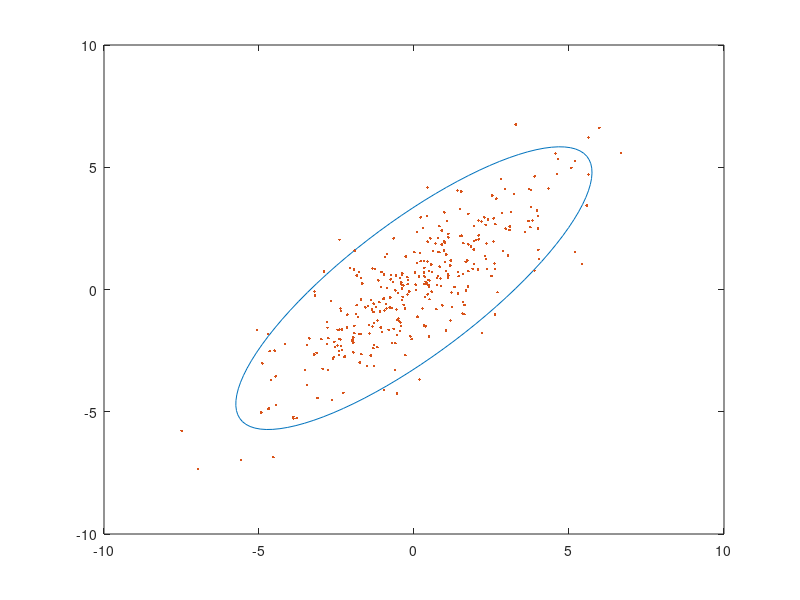

The MATLAB script that drew this image: (Note: this script raises an error after producing the figure.)
clear;
close all;

% Create some random data
s = [2 2];
x = randn(334,1);
y1 = normrnd(s(1).*x,1);
y2 = normrnd(s(2).*x,1);
data = [y1 y2];

% Calculate the eigenvectors and eigenvalues
covariance = cov(data);
[eigenvec, eigenval ] = eig(covariance);

% Get the index of the largest eigenvector
[largest_eigenvec_ind_c, r] = find(eigenval == max(max(eigenval)));
largest_eigenvec = eigenvec(:, largest_eigenvec_ind_c);

% Get the largest eigenvalue
largest_eigenval = max(max(eigenval));

% Get the smallest eigenvector and eigenvalue
if(largest_eigenvec_ind_c == 1)
    smallest_eigenval = max(eigenval(:,2))
    smallest_eigenvec = eigenvec(:,2);
else
    smallest_eigenval = max(eigenval(:,1))
    smallest_eigenvec = eigenvec(1,:);
end

% Calculate the angle between the x-axis and the largest eigenvector
angle = atan2(largest_eigenvec(2), largest_eigenvec(1));

% This angle is between -pi and pi.
% Let's shift it such that the angle is between 0 and 2pi
if(angle < 0)
    angle = angle + 2*pi;
end

% Get the coordinates of the data mean
avg = mean(data);

% Get the 95% confidence interval error ellipse
chisquare_val = 2.4477;
theta_grid = linspace(0,2*pi);
phi = angle;
X0=avg(1);
Y0=avg(2);
a=chisquare_val*sqrt(largest_eigenval);
b=chisquare_val*sqrt(smallest_eigenval);

% the ellipse in x and y coordinates 
ellipse_x_r  = a*cos( theta_grid );
ellipse_y_r  = b*sin( theta_grid );

%Define a rotation matrix
R = [ cos(phi) sin(phi); -sin(phi) cos(phi) ];

%let's rotate the ellipse to some angle phi
r_ellipse = [ellipse_x_r;ellipse_y_r]' * R;

% Draw the error ellipse
plot(r_ellipse(:,1) + X0,r_ellipse(:,2) + Y0,'-')
hold on;

% Plot the original data
plot(data(:,1), data(:,2), '.');
mindata = min(min(data));
maxdata = max(max(data));
Xlim([mindata-3, maxdata+3]);
Ylim([mindata-3, maxdata+3]);
hold on;

% Plot the eigenvectors
quiver(X0, Y0, largest_eigenvec(1)*sqrt(largest_eigenval), largest_eigenvec(2)*sqrt(largest_eigenval), '-m', 'LineWidth',2);
quiver(X0, Y0, smallest_eigenvec(1)*sqrt(smallest_eigenval), smallest_eigenvec(2)*sqrt(smallest_eigenval), '-g', 'LineWidth',2);
hold on;

% Set the axis labels
hXLabel = xlabel('x');
hYLabel = ylabel('y');
